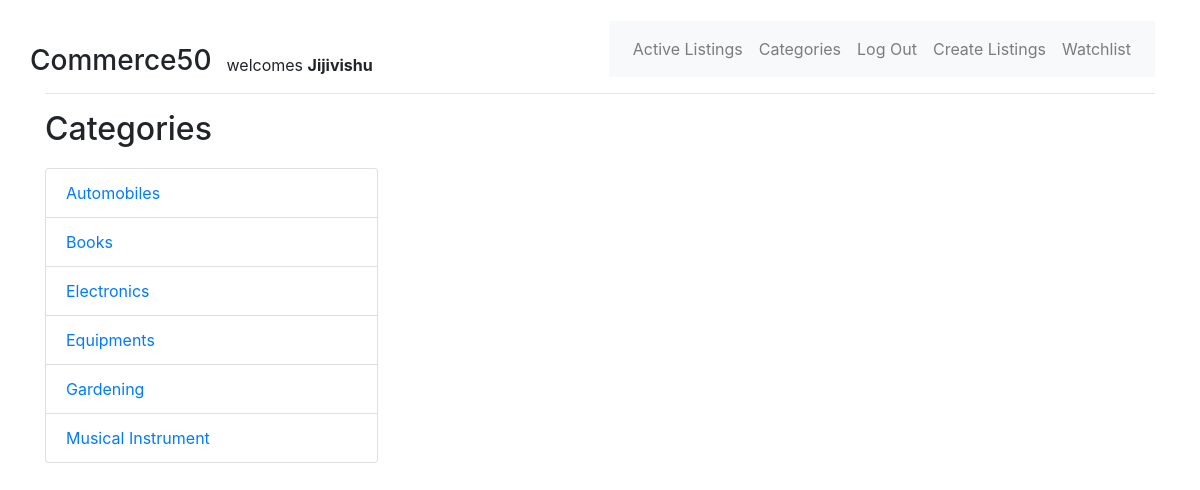
Page /category/ (signed in) on the committed database.
### auctions/models.py (models this page shows, shortened)
class User(AbstractUser):
    pass

class Category(models.Model):
    post = models.ForeignKey(List, on_delete=models.CASCADE, related_name="cat_post")
    category = models.CharField(max_length=10)

### category/views.py (the view)
# urls.py: path("/", views.categories, name="categories"),
def categories(request):
    return render(request, "auctions/category.html", {
        "lists": models.Category.objects.values('category').distinct().order_by('category')
    })

### auctions/templates/auctions/category.html
{% extends "auctions/layout.html" %}
{% block body %}
    <h2>Categories</h2>
    <ul class="list-group" style="width: 30%; padding-top: 1%">
        {% for list in lists %}
            <li class="list-group-item d-flex justify-content-between align-items-center">
                <a href="{% url 'cat' list.category %}">
                    {{ list.category }}
                </a>
            </li>
        {% endfor %}
    </ul>
{% endblock %}

### auctions/templates/auctions/layout.html (shortened to what this page needs)
{% load crispy_forms_tags %}
{% load static %}
<!DOCTYPE html>
<html lang="en">
    <head>
        <link rel="stylesheet" href="https://stackpath.bootstrapcdn.com/bootstrap/4.4.1/css/bootstrap.min.css">
        <link href="{% static 'auctions/styles.css' %}" rel="stylesheet">
    </head>
    <body>
        <div class="container">
            <div class="row align-items-end" style="padding-top: 1%;">
              <div class="col align-items-end">
                <div class="row align-items-end">
                    <h3 style="margin: 0;">Commerce50</h1>
                    <div class="col align-self-end" >
                        {% if user.is_authenticated %}
                            welcomes <strong>{{ user.username }}</strong>
                        {% else %}
                            welcomes Anonymous User
                        {% endif %}
                    </div>
                </div>
              </div>
              <div class="col-md-auto align-self-end">
                <nav class="navbar navbar-expand-lg navbar-light bg-light">
                    <ul class="navbar-nav ml-auto">
                        <li class="nav-item">
                            <a class="nav-link" href="{% url 'index' %}">Active Listings</a>
                        </li>
                        <li class="nav-item">
                            <a class="nav-link" href="{% url 'categories' %}">Categories</a>
                        </li>
                        {% if user.is_authenticated %}
                            <li class="nav-item">
                                <a class="nav-link" href="{% url 'logout' %}">Log Out</a>
                            </li>
                            <li class="nav-item">
                                <a class="nav-link" href="{% url 'create' %}">Create Listings</a>
                            </li>
                            <li class="nav-item">
                                <a class="nav-link" href="{% url 'watchlist' %}">Watchlist</a>
                            </li>
                        {% endif %}
                    </ul>
                </nav>
              </div>
            </div>
            <hr>
            {% block body %}
            {% endblock %}
        </div>
    </body>
</html>

### auctions/static/auctions/styles.css (style rules this page uses)
body { padding: 10px; }

### rows in the picture
User: username "Jijivishu"
Category: category "Automobiles"
Category: category "Books"
Category: category "Equipments"
Category: category "Gardening"
Category: category "Musical Instrument"

### other values in the picture
{{ list.category }} "Electronics"
